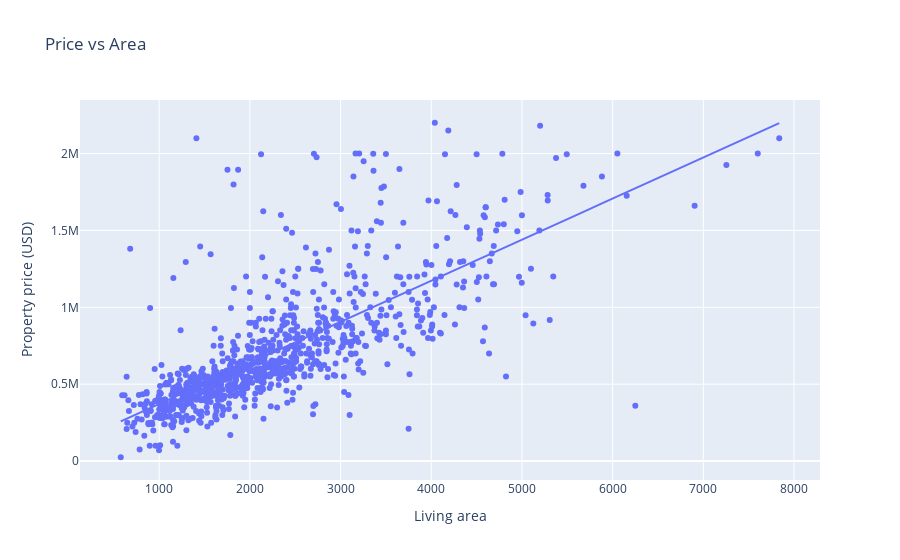

Here is the notebook cell this chart was saved with:
### Code cell
# plot the scatter plot of the target variable price and the area of the property
import plotly.express as px
fig = px.scatter(sale_df, x="Living area", y="Property price (USD)", title='Price vs Area',trendline="ols")
fig.show()

### Figure 1 — Plotly figure (JSON) as saved in the notebook; plotly's stock layout.template omitted (floating-point values rounded to 4 significant figures; data arrays with more than 128 entries replaced by an {"elided": "..."} marker saying what was removed)
{"data": [{"hovertemplate": "Living area=%{x}<br>Property price (USD)=%{y}<extra></extra>", "legendgroup": "", "marker": {"color": "#636efa", "symbol": "circle"}, "mode": "markers", "name": "", "orientation": "v", "showlegend": false, "type": "scatter", "x": {"elided": "988 int values"}, "xaxis": "x", "y": {"elided": "988 int values"}, "yaxis": "y"}, {"hovertemplate": "<b>OLS trendline</b><br>Property price (USD) = 267.061 * Living area + 104414<br>R<sup>2</sup>=0.549265<br><br>Living area=%{x}<br>Property price (USD)=%{y} <b>(trend)</b><extra></extra>", "legendgroup": "", "marker": {"color": "#636efa", "symbol": "circle"}, "mode": "lines", "name": "", "showlegend": false, "type": "scatter", "x": {"elided": "988 int values"}, "xaxis": "x", "y": {"elided": "988 float values"}, "yaxis": "y"}], "layout": {"legend": {"tracegroupgap": 0}, "title": {"text": "Price vs Area"}, "xaxis": {"anchor": "y", "domain": [0, 1], "title": {"text": "Living area"}}, "yaxis": {"anchor": "x", "domain": [0, 1], "title": {"text": "Property price (USD)"}}}}
